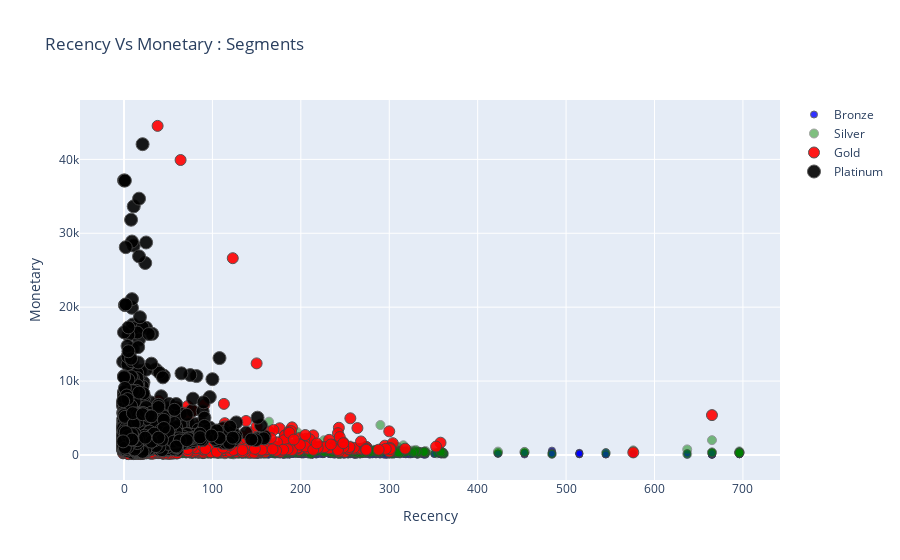

The notebook cell this image was saved under:
### Code cell
#Recency Vs Monetary
graph = RFMScores.query("Monetary < 50000 and Frequency < 2000")

plot_data = [
    gobj.Scatter(
        x=graph.query("RFM_Loyalty_Level == 'Bronze'")['Recency'],
        y=graph.query("RFM_Loyalty_Level == 'Bronze'")['Monetary'],
        mode='markers',
        name='Bronze',
        marker= dict(size= 7,
            line= dict(width=1),
            color= 'blue',
            opacity= 0.8
           )
    ),
        gobj.Scatter(
        x=graph.query("RFM_Loyalty_Level == 'Silver'")['Recency'],
        y=graph.query("RFM_Loyalty_Level == 'Silver'")['Monetary'],
        mode='markers',
        name='Silver',
        marker= dict(size= 9,
            line= dict(width=1),
            color= 'green',
            opacity= 0.5
           )
    ),
        gobj.Scatter(
        x=graph.query("RFM_Loyalty_Level == 'Gold'")['Recency'],
        y=graph.query("RFM_Loyalty_Level == 'Gold'")['Monetary'],
        mode='markers',
        name='Gold',
        marker= dict(size= 11,
            line= dict(width=1),
            color= 'red',
            opacity= 0.9
           )
    ),
    gobj.Scatter(
        x=graph.query("RFM_Loyalty_Level == 'Platinum'")['Recency'],
        y=graph.query("RFM_Loyalty_Level == 'Platinum'")['Monetary'],
        mode='markers',
        name='Platinum',
        marker= dict(size= 13,
            line= dict(width=1),
            color= 'black',
            opacity= 0.9
           )
    ),
]

plot_layout = gobj.Layout(
        yaxis= {'title': "Monetary"},
        xaxis= {'title': "Recency"},
        title='Recency Vs Monetary : Segments'
    )
fig = gobj.Figure(data=plot_data, layout=plot_layout)
po.iplot(fig)

### Figure 1 — Plotly figure (JSON) as saved in the notebook; plotly's stock layout.template omitted (floating-point values rounded to 4 significant figures; data arrays with more than 128 entries replaced by an {"elided": "..."} marker saying what was removed)
{"data": [{"marker": {"color": "blue", "line": {"width": 1}, "opacity": 0.8, "size": 7}, "mode": "markers", "name": "Bronze", "x": {"elided": "677 int values"}, "y": {"elided": "677 float values"}, "type": "scatter"}, {"marker": {"color": "green", "line": {"width": 1}, "opacity": 0.5, "size": 9}, "mode": "markers", "name": "Silver", "x": {"elided": "927 int values"}, "y": {"elided": "927 float values"}, "type": "scatter"}, {"marker": {"color": "red", "line": {"width": 1}, "opacity": 0.9, "size": 11}, "mode": "markers", "name": "Gold", "x": {"elided": "1169 int values"}, "y": {"elided": "1169 float values"}, "type": "scatter"}, {"marker": {"color": "black", "line": {"width": 1}, "opacity": 0.9, "size": 13}, "mode": "markers", "name": "Platinum", "x": {"elided": "1129 int values"}, "y": {"elided": "1129 float values"}, "type": "scatter"}], "layout": {"title": {"text": "Recency Vs Monetary : Segments"}, "xaxis": {"title": {"text": "Recency"}, "type": "linear", "range": [-47.9, 740.6], "autorange": true}, "yaxis": {"title": {"text": "Monetary"}, "type": "linear", "range": [-3893.0, 48490.0], "autorange": true}, "autosize": true}}
